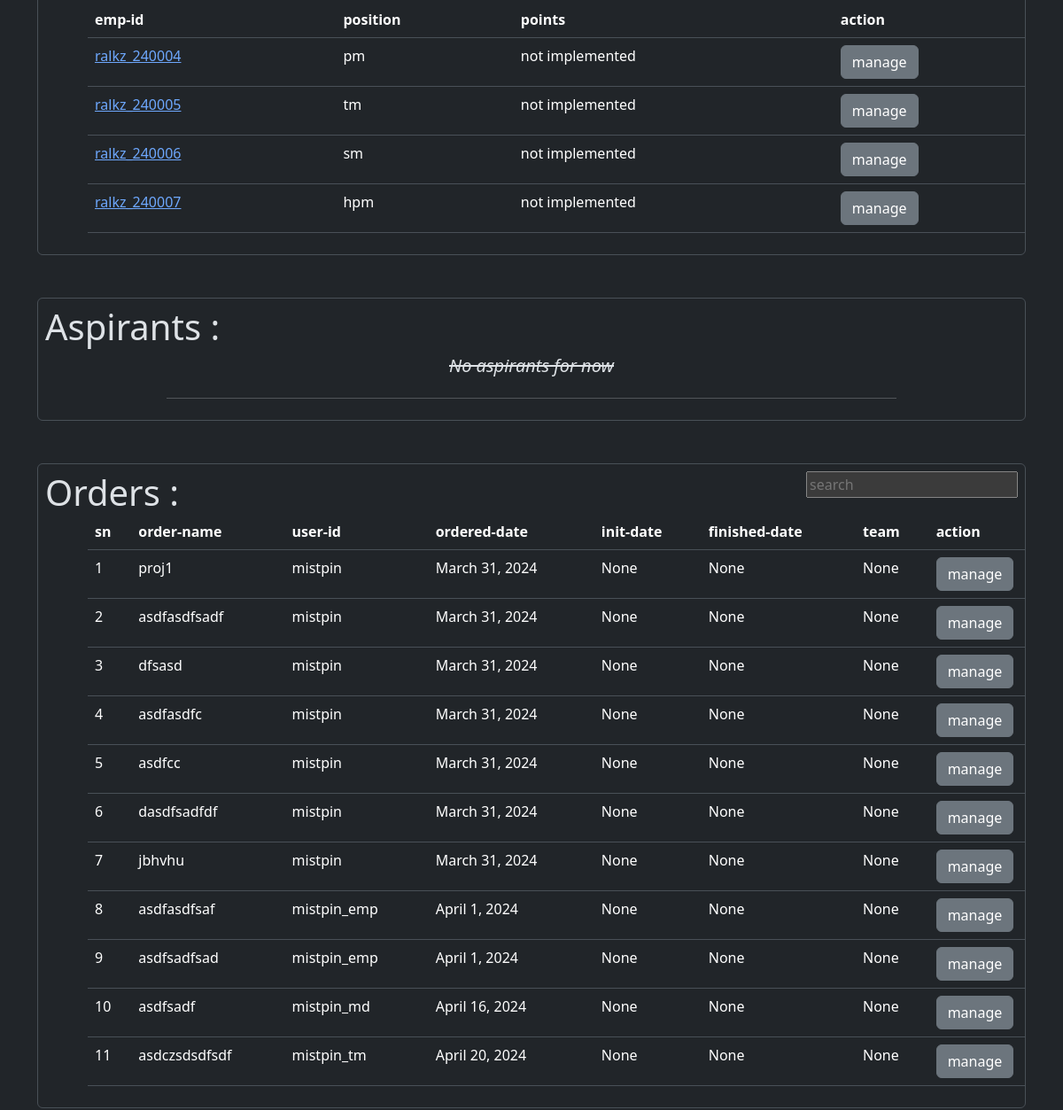
The app's page /emp/md/ (signed in, middle part), older data.
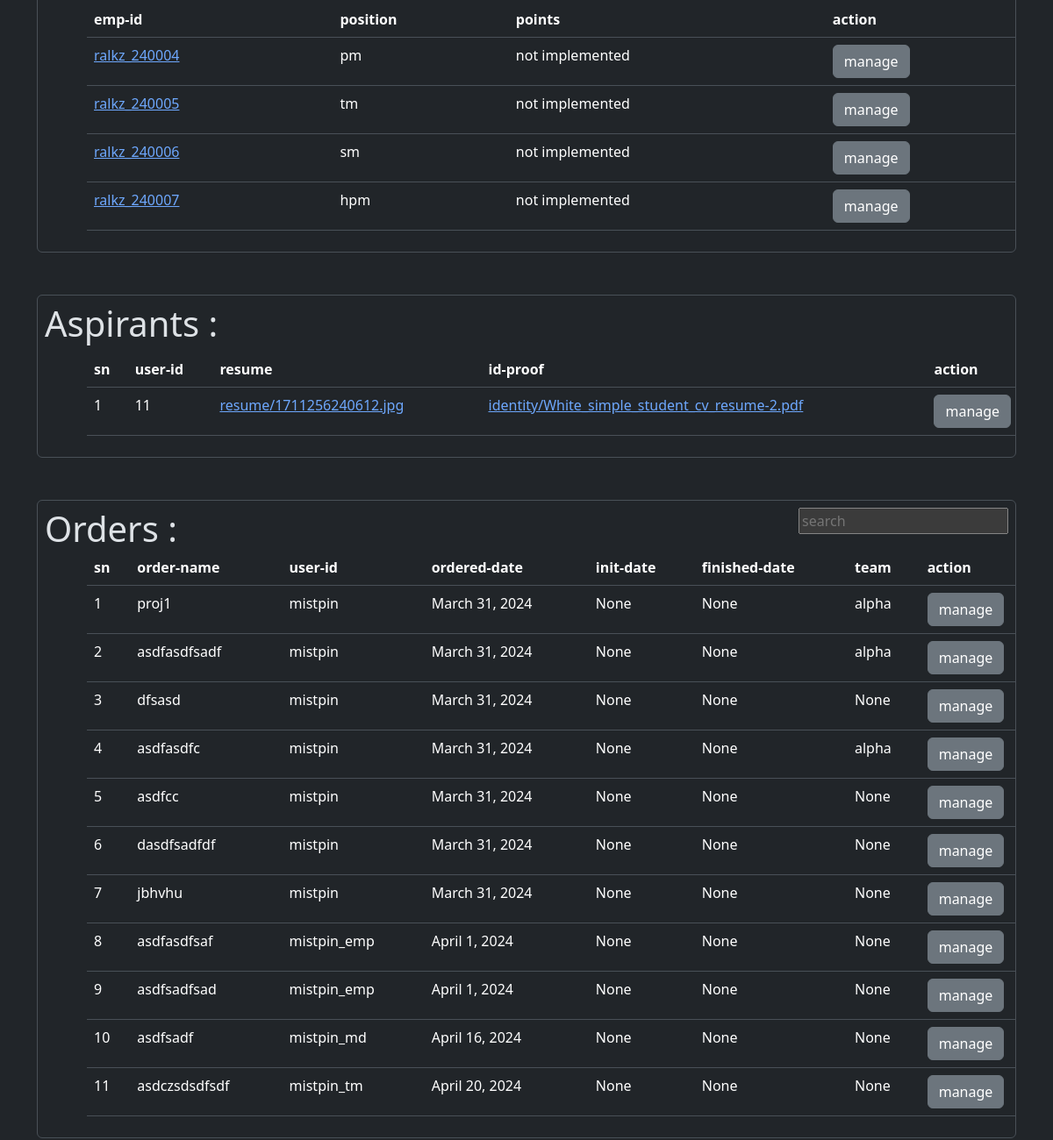
The same page, newer data.
### Employee/models.py (models this page shows)
class Team(models.Model):
    id = models.SmallAutoField(primary_key=True)
    date = models.DateField(auto_now_add=True)
    employee = models.ForeignKey(Employee, on_delete=models.PROTECT)
    team_name = models.CharField(max_length=20)

class EmployeePosition(models.Model):
    id = models.SmallAutoField(primary_key=True)
    date = models.DateField(auto_now_add=True)
    position = models.CharField(max_length=20)
    employee = models.ForeignKey(Employee, on_delete=models.PROTECT)
    '''
        emp_level = {
            1 : md
            2 : manager -> Project_manager , Team_manager , Sales_manager
            3 : team_lead, employee, emp, (photographer, ui-designer+ui-developer, db+backend)
        }
    '''
    emp_level = models.IntegerField(default=3, help_text='This is used to show the employees different pages as of their positions.')

### Home/models.py (models this page shows)
class Project(models.Model):
    id = models.SmallAutoField(primary_key=True)
    owner = models.ForeignKey(RalkzUser, on_delete=models.PROTECT)
    project_name = models.CharField(max_length=20)
    status = models.CharField(max_length=20, default="order placed")
    project_description = models.TextField()
    ordered_date = models.DateField(auto_now_add=True)
    project_init_date = models.DateField(null=True, blank=True)
    project_finish_date = models.DateField(null=True, blank=True)
    user_agreement = models.FileField(null=True, blank=True)
    git_link = models.TextField(null=True, blank=True)
    project_team = models.CharField(max_length=20, null=True, blank=True)
    estimated_cost = models.IntegerField(null=True, blank=True)
    is_update = models.BooleanField(default=False)
    root_project = models.ForeignKey('self',on_delete=models.PROTECT, null=True, blank=True)  # the base project id of the update is linked here.

class Aspirants(models.Model):
    id = models.SmallAutoField(primary_key=True)
    user = models.ForeignKey(RalkzUser, on_delete=models.PROTECT)
    application_status = models.CharField(max_length=20, default='submitted')
    submission_date = models.DateTimeField(auto_now=True)
    application_final_verified_date = models.DateField(null=True)  # hired or rejected date
    resume = models.FileField(upload_to="resume/", max_length=200)
    identity_proof = models.FileField(upload_to="identity/", max_length=200)
    study_certificate = models.FileField(upload_to="study_certificate/", max_length=200)
    experience_proof = models.FileField(upload_to="experience_proof/", max_length=200, null=True)
    aspirant_character_by_tm = models.TextField(null=True)
    tm_verified = models.BooleanField(default=False)

### Auth/models.py (models this page shows)
class RalkzUser(AbstractUser):
    username = models.CharField(max_length=150, unique=True, primary_key=True)
    phone = models.CharField(max_length=10)
    address = models.TextField(max_length=200)
    email = models.EmailField(max_length=30, unique=True, null=True)
    full_name = models.CharField(max_length=30, default="NULL")
    accept_privacy_policy = models.BooleanField(default=False)
    is_employee = models.BooleanField(default=False)
    is_aspirant = models.BooleanField(default=False)
    email_verified = models.BooleanField(default=False)
    phone_verified = models.BooleanField(default=False)
    pass_hist = models.TextField(max_length=10000) #password history
    REQUIRED_FIELDS = ['phone',  'full_name', 'email']
    USERNAME_FIELD = "username"

### Employee/views.py (the view)
# urls.py: path('md/', views.md),
@login_required
def md(request):
    user = get_user(request)
    employee = Employee.objects.get(user_name = user)
    team_data = Team.objects.all()
    teams = {}
    for team in team_data.values('team_name').distinct():
        team_emps = []
        for employee_obj in team_data.filter(team_name=team.get('team_name')):
            emp = {'employee_id': employee_obj.employee_id,
                   'employee_pos': EmployeePosition.objects.filter(employee=Employee.objects.get(employee_id = employee_obj.employee_id)).order_by('-date')[0].position,
                   }
            team_emps.append(emp)
        teams[team.get('team_name')] = team_emps
    data = {
        'salary':  Salary.objects.filter(employee = employee),
        'teams' : teams,
        'aspirants': Aspirants.objects.all().filter(user__is_employee = False),
        'orders':Project.objects.all().order_by('ordered_date'),
        'finance': Income.objects.all().order_by('time'),
    }
    return render(request, 'employee_md.html', {'data':data})

### Templates/employee_md.html (shortened to what this page needs)
{% extends "outline.html" %}
{% load static %}
{% block body %}
<section class="">
    <div class="border rounded p-2 overflow-hidden my-5 ">
        {% if data.teams %}
            {% for name, team in  data.teams.items%}
                <table  class="table ms-5 ">
                    <tr>
                        <th>emp-id</th>
                        <th>position</th>
                        <th>points</th>
                        <th>action</th>
                    </tr>
                    {% for employee in team %}
                        <tr>
                            <td><a href="/emp/acc/{{employee.employee_id}}">{{employee.employee_id}}</a></td>
                            <td>{{employee.employee_pos}}</td>
                            <td>not implemented</td>
                            <td><a href="" class="btn btn-secondary">manage</a></td>
                        </tr>
                    {% endfor %}
                </table>
            {% endfor %}
        {% else %}
            <i class="h5 text-center d-block m-2 text-decoration-line-through ">No teams yet.</i>
            <div class="d-flex flex-column">
                <hr class="w-75 align-self-center ">
            </div>
        {% endif %}
    </div>
    <div class="border rounded p-2 overflow-hidden my-5 ">
        <span class="h1 d-block ">Aspirants :</span>
        {% if  data.aspirants%}
            <table  class="table ms-5 ">
                <tr>
                    <th>sn</th>
                    <th>user-id</th>
                    <th>resume</th>
                    <th>id-proof</th>
                    <th>action</th>
                </tr>
                {% for user in data.aspirants %}
                    <tr>
                        <td>{{forloop.counter}}</td>
                        <td>{{user.id}}</td>
                        <td> <a href="{{user.resume.url}}/">{{user.resume}}</a> </td>
                        <td> <a href="{{user.identity_proof.url}}/">{{user.identity_proof}}</a> </td>
                        <td><a href="" class="btn btn-secondary">manage</a></td>
                    </tr>
                {% endfor %}
            </table>
        {% else %}
        <i class="h5 text-center d-block m-2 text-decoration-line-through ">No aspirants for now</i>
        <div class="d-flex flex-column">
            <hr class="w-75 align-self-center ">
        </div>
        {% endif %}
    </div>
    <div class="border rounded p-2 overflow-hidden my-5 ">
        <span class="h1">Orders :</span>
        <input class=" float-end " type="text" placeholder="search">
        {% if data.orders %}
            <table  class="table ms-5 ">
                <tr>
                    <th>sn</th>
                    <th>order-name</th>
                    <th>user-id</th>
                    <th>ordered-date</th>
                    <th>init-date</th>
                    <th>finished-date</th>
                    <th>team</th>
                    <th>action</th>
                </tr>
                {% for order in  data.orders%}
                    <tr>
                        <td>{{forloop.counter}}</td>
                        <td>{{order.project_name}}</td>
                        <td>{{order.owner}}</td>
                        <td>{{order.ordered_date}}</td>
                        <td>{{order.project_init_date}}</td>
                        <td>{{order.project_finish_date}}</td>
                        <td>{{order.project_team}}</td>
                        <td><a href="" class="btn btn-secondary">manage</a></td>
                    </tr>
                {% endfor %}
            </table>
        {% else %}
            <i class="h5 text-center d-block m-2 text-decoration-line-through ">No orders yet</i>
            <div class="d-flex flex-column">
                <hr class="w-75 align-self-center ">
            </div>
        {% endif %}
    </div>
</section>
{% endblock body %}

Row changes from the older to the newer data that the page shows:
added Aspirants: id "11", resume "resume/1711256240612.jpg", identity_proof "identity/White_simple_student_cv_resume-2.pdf"
changed Project "proj1": project_team "None" → "alpha"
changed Project "asdfasdfsadf": project_team "None" → "alpha"
changed Project "asdfasdfc": project_team "None" → "alpha"
Text that changed along with them:
text no longer shown: "No aspirants for now"
text now shown: "sn user-id resume id-proof action"
